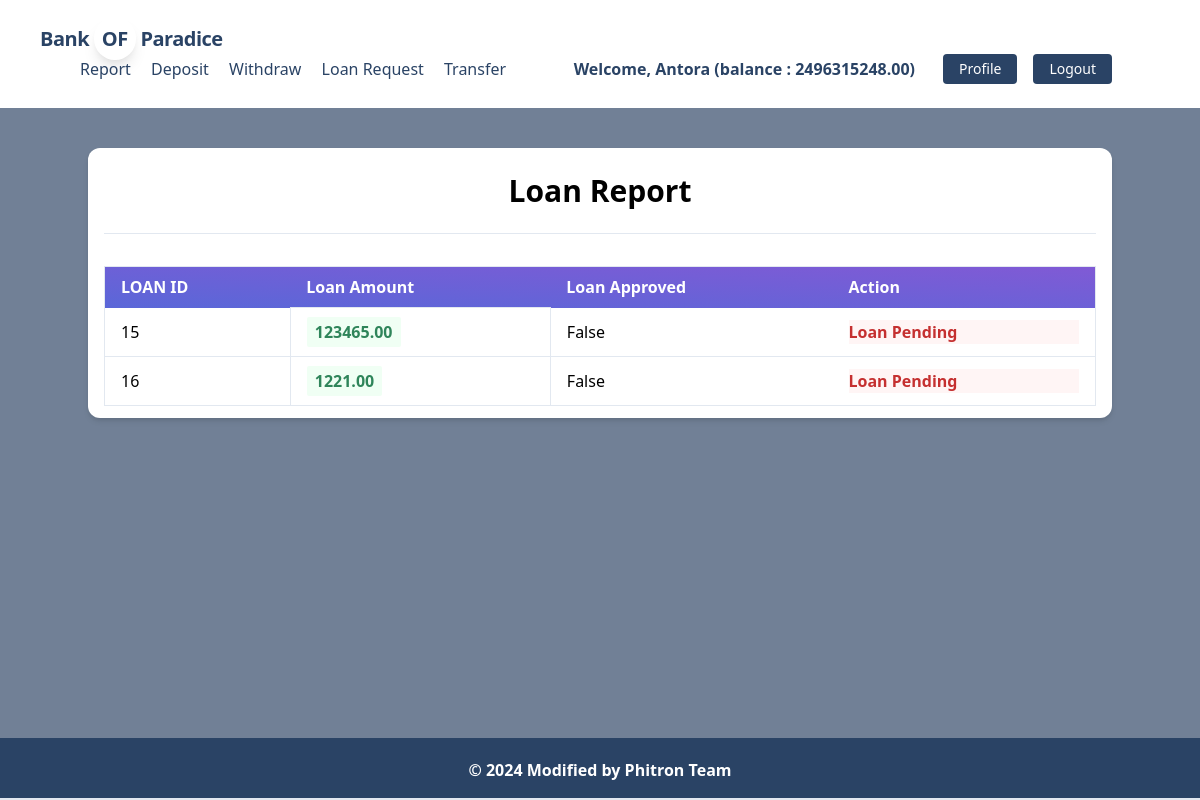
Page /transactions/loans/ (signed in) on the earlier database version.
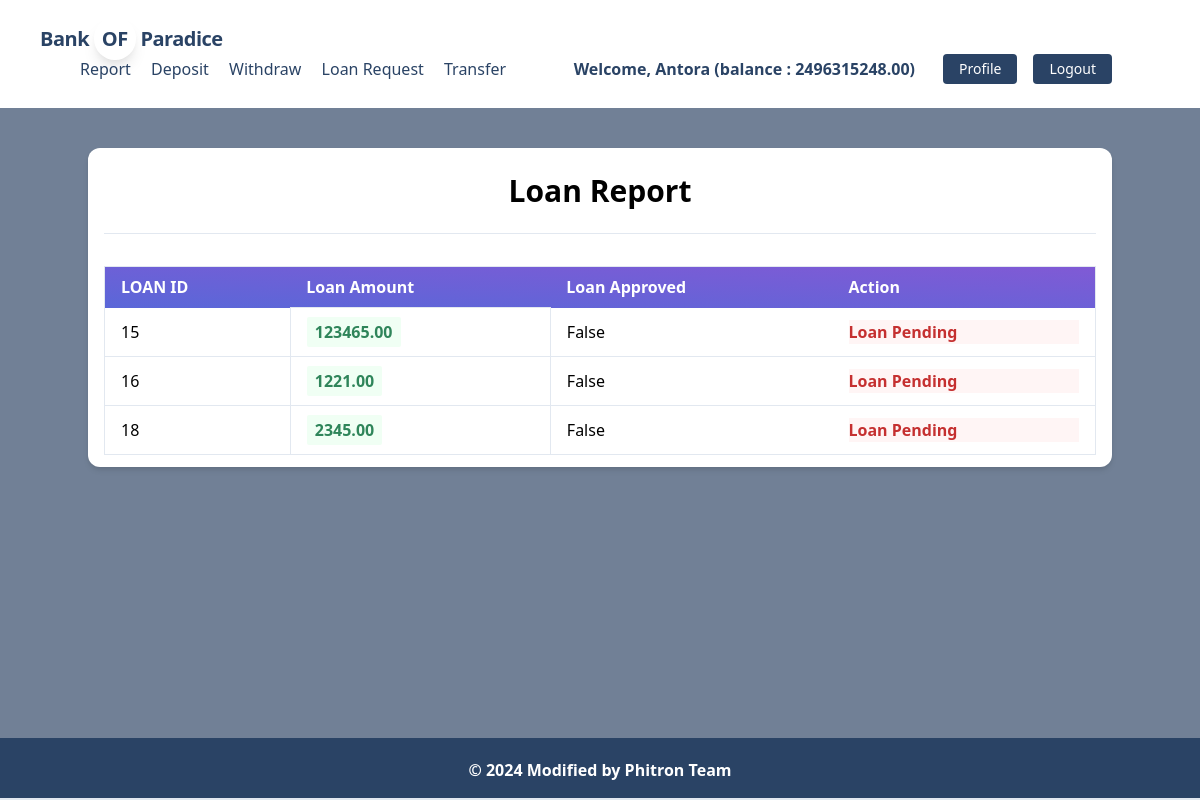
Same page on the later database version.
### accounts/models.py (models this page shows)
class UserBankAccount(models.Model):
    user = models.OneToOneField(User,related_name ="account",on_delete=models.CASCADE)
    account_type = models.CharField(max_length=10, choices=ACCOUNT_TYPE)
    account_no = models.IntegerField(unique = True)
    birth_date = models.DateField(null = True,blank = True)
    gender = models.CharField(max_length=10,choices=GENDER_TYPE)
    initial_deposit_date = models.DateField(auto_now_add = True)
    balance = models.DecimalField(max_digits=12, decimal_places=2,default=Decimal('0.00'))
    def __str__(self) -> str:
        return str(self.account_no)

### transactions/models.py (models this page shows)
class Transaction(models.Model):
    account = models.ForeignKey(UserBankAccount,on_delete=models.CASCADE, related_name = 'transactions')
    amount = models.DecimalField(max_digits = 12 , decimal_places = 2)
    balance_after_transaction = models.DecimalField(max_digits = 12 ,decimal_places = 2)
    transaction_type = models.IntegerField( choices=TRANSACTION_TYPE, null = True)
    timestamp = models.DateTimeField(auto_now_add = True)
    loan_approve = models.BooleanField(default = False)
    class Meta :
        ordering = ['timestamp']
    def __str__(self) -> str:
        return str(self.account)

### transactions/views.py (the view)
# urls.py: path("loans/", LoanListView.as_view(), name="loan_list"),
class LoanListView(LoginRequiredMixin,ListView):
    model = Transaction
    template_name = 'transactions/loan_request.html'
    context_object_name = 'loans' # loan list ta ei loans context er moddhe thakbe
    def get_queryset(self):
        user_account = self.request.user.account
        queryset = Transaction.objects.filter(account=user_account,transaction_type=3)
        print(queryset)
        return queryset

### transactions/templates/transactions/loan_request.html (shortened to what this page needs)
{% extends 'base.html' %}
{% block content %}
<div class="my-10 py-3 px-4 bg-white rounded-xl shadow-md">
  <h1 class="font-bold text-3xl text-center pb-5 pt-2">Loan Report</h1>
  <hr />
  <table
    class="table-auto mx-auto w-full px-5 rounded-xl mt-8 border dark:border-neutral-500"
  >
    <thead class="bg-purple-900 text-white text-left">
      <tr
        class="bg-gradient-to-tr from-indigo-600 to-purple-600 rounded-md py-2 px-4 text-white font-bold"
      >
        <th class="px-4 py-2">LOAN ID</th>
        <th class="px-4 py-2">Loan Amount</th>
        <th class="px-4 py-2">Loan Approved</th>
        <th class="px-4 py-2">Action</th>
      </tr>
    </thead>
    <tbody>
      {% for loan in loans %}
      <tr class="border-b dark:border-neutral-500">
        <td class="px-4 py-2">
         {{ loan.id }}
        </td>
        <td class="px-4 py-3 text-s border">
          <span
            class="px-2 py-1 font-bold leading-tight rounded-sm text-green-700 bg-green-100"
          >
            {{ loan.amount }}
          </span>
        </td>
        <td class="px-4 py-2">
          {{ loan.loan_approve }}
        </td>
        <td class="px-4 py-2">
          {% if loan.loan_approve %}
          <a class="font-bold bg-red-900 text-white hover:text-blue-900 hover:bg-white border border-blue-900 font-bold px-4 py-2 rounded-lg" href='{% url "pay" loan.id %}'>Pay</a>
          {% else %}
          <p class="font-bold text-red-700 bg-red-100">Loan Pending</p>
          {% endif %}
        </td>
      </tr>
      {% endfor %}
    </tbody>
  </table>
</div>
{% endblock %}

### core/templates/base.html (shortened to what this page needs)
{% load static %}
<!DOCTYPE html>
<html lang="en">
    <head>
        <link href="https://unpkg.com/tailwindcss@^1.0/dist/tailwind.min.css" rel="stylesheet">
    </head>
    <body class="bg-gray-600">
        {% include 'navbar.html' %}
        {% block body %}
            <div class="lg:container lg:mx-auto" id="main">
                {% block content %}
                {% endblock %}
            </div>
        {% endblock %}
        {% include 'footer.html' %}
    </body>
</html>

### core/templates/navbar.html (shortened to what this page needs)
<nav class="flex items-center justify-between flex-wrap bg-white p-6 px-10">
    <div class="flex items-center flex-shrink-0 text-white mr-6">
        <span class="font-semibold text-xl tracking-tight text-blue-900"><a href="/">Bank <span class=' rounded-full shadow-lg p-2'>OF</span> Paradice</a></span>
    </div>
    <div class="w-full block flex-grow lg:flex lg:items-center lg:w-auto px-10">
        {% if request.user.is_authenticated %}
            <div class="text-md lg:flex-grow">
                <a href="{% url "transaction_report" %}" class="block mt-4 lg:inline-block lg:mt-0 text-blue-900 hover:text-red-900 hover:font-black mr-4">
                    Report
                </a>
                <a href="{% url "deposit_money" %}" class="block mt-4 lg:inline-block lg:mt-0 text-blue-900 hover:text-red-900 hover:font-black mr-4">
                    Deposit
                </a>
                <a href="{% url "withdraw_money" %}" class="block mt-4 lg:inline-block lg:mt-0 text-blue-900 hover:text-red-900 hover:font-black mr-4">
                    Withdraw
                </a>
                <a href="{% url "loan_request" %}" class="block mt-4 lg:inline-block lg:mt-0 text-blue-900 hover:text-red-900 hover:font-black mr-4">
                    Loan Request
                </a>
                <a href="{% url "transfer_money" %}" class="block mt-4 lg:inline-block lg:mt-0 text-blue-900 hover:text-red-900 hover:font-black mr-4">
                    Transfer
                </a>
            </div>
            <div class="flex w-auto">
                <div class="text-blue-900 my-auto font-black px-5">Welcome, {{ request.user.first_name }} (balance : {{request.user.account.balance}}) </div>
                <a href="{% url "profile" %}" class="mx-2 inline-block font-medium text-sm px-4 py-2 leading-none bg-blue-900 rounded text-white border-white hover:border-transparent hover:text-dark hover:bg-red-700 mt-4 lg:mt-0">Profile</a>
                <a href="{% url "logout" %}" class="mx-2 inline-block font-medium text-sm px-4 py-2 leading-none bg-blue-900 rounded text-white border-white hover:border-transparent hover:text-dark hover:bg-red-700 mt-4 lg:mt-0">Logout</a>
            </div>
        {% endif %}
    </div>
</nav>

### core/templates/footer.html
<footer class="footer bg-blue-900 text-white relative border-b-2 mt-10">
    <div class="container mx-auto px-6">
        <div class="mt-5 flex flex-col items-center">
            <div class="sm:w-2/3 text-center py-0 pb-2">
                <p class="text-md text-white font-bold mb-2">
                    © {% now "Y" %} Modified by Phitron Team
                </p>
            </div>
        </div>
    </div>
</footer>

### core/templates/base.html (style rules this page uses)
footer { position: fixed !important; bottom: 0 !important; width: 100%; }

Differences in the rows shown:
added Transaction: id "18", amount "2345.00", loan_approve "False", shows "Loan Pending"
